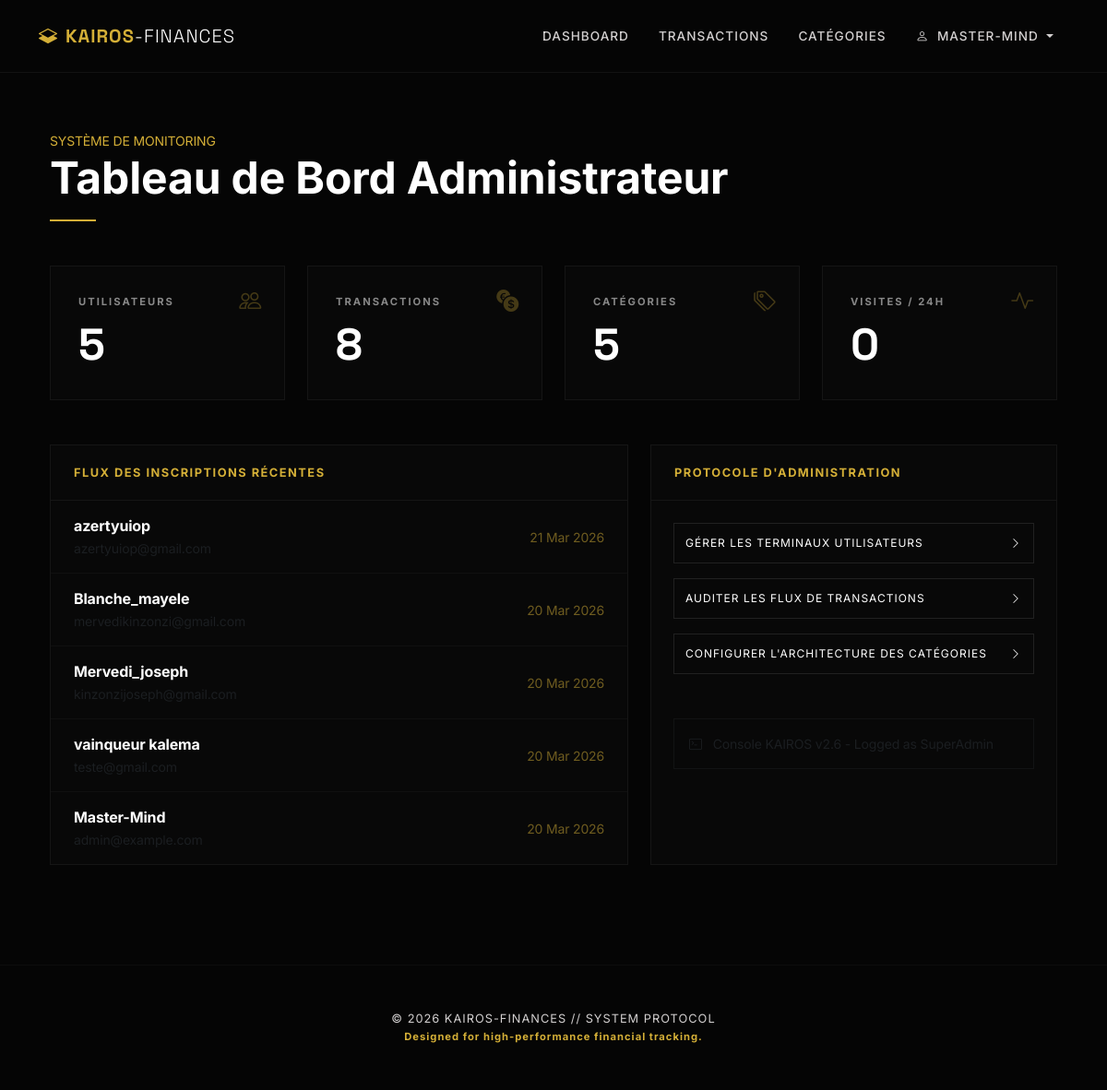
The app's page /admin/dashboard (signed in) with its own data.
### app/models.py (models this page shows, shortened)
class User(UserMixin, db.Model):
    __tablename__ = 'user'
    id = db.Column(db.Integer, primary_key=True)
    username = db.Column(db.String(80), unique=True, nullable=False)
    email = db.Column(db.String(120), unique=True, nullable=False)
    password_hash = db.Column(db.String(128))
    currency = db.Column(db.String(3), nullable=False, default='EUR')
    is_admin = db.Column(db.Boolean, default=False)
    date_created = db.Column(db.DateTime, default=datetime.utcnow)
    transactions = db.relationship('Transaction', backref='user', lazy='dynamic')
    categories = db.relationship('Category', backref='owner', lazy='dynamic')

### app/admin.py (the view)
@bp.route('/dashboard')
@login_required
@admin_required
def dashboard():
    users_count = User.query.count()
    transactions_count = Transaction.query.count()
    categories_count = Category.query.count()
    today = datetime.now().date()
    visitors_today = 0  # À implémenter avec un compteur de visites (optionnel)
    recent_users = User.query.order_by(User.id.desc()).limit(5).all()
    return render_template('admin/dashboard.html',
                           users_count=users_count,
                           transactions_count=transactions_count,
                           categories_count=categories_count,
                           visitors_today=visitors_today,
                           recent_users=recent_users)

### app/admin.py (called while the page is built)
def admin_required(f):
    @wraps(f)
    def decorated_function(*args, **kwargs):
        if not current_user.is_authenticated or not current_user.is_admin:
            flash('Accès réservé aux administrateurs.', 'danger')
            return redirect(url_for('main.index'))
        return f(*args, **kwargs)
    return decorated_function

### app/templates/admin/dashboard.html (shortened to what this page needs)
{% extends 'base.html' %}
{% block content %}
<div class="container dashboard-container">
    <div class="mb-5 animate__animated animate__fadeIn">
        <span class="text-gold small text-uppercase letter-spacing-2">Système de Monitoring</span>
        <h1 class="display-5 text-white fw-bold mb-3">Tableau de Bord Administrateur</h1>
        <div class="gold-divider"></div>
    </div>
    <div class="row g-4 mb-5">
        <div class="col-md-3">
            <div class="stat-card animate__animated animate__fadeInUp">
                <i class="bi bi-people stat-icon"></i>
                <div class="stat-label">Utilisateurs</div>
                <div class="stat-value display-5">{{ users_count }}</div>
            </div>
        </div>
        <div class="col-md-3">
            <div class="stat-card animate__animated animate__fadeInUp" style="animation-delay: 0.1s;">
                <i class="bi bi-currency-exchange stat-icon"></i>
                <div class="stat-label">Transactions</div>
                <div class="stat-value display-5">{{ transactions_count }}</div>
            </div>
        </div>
        <div class="col-md-3">
            <div class="stat-card animate__animated animate__fadeInUp" style="animation-delay: 0.2s;">
                <i class="bi bi-tags stat-icon"></i>
                <div class="stat-label">Catégories</div>
                <div class="stat-value display-5">{{ categories_count }}</div>
            </div>
        </div>
        <div class="col-md-3">
            <div class="stat-card animate__animated animate__fadeInUp" style="animation-delay: 0.3s;">
                <i class="bi bi-activity stat-icon"></i>
                <div class="stat-label">Visites / 24h</div>
                <div class="stat-value display-5">{{ visitors_today }}</div>
            </div>
        </div>
    </div>
    <div class="row g-4">
        <div class="col-md-7">
            <div class="admin-card animate__animated animate__fadeInLeft">
                <div class="admin-card-header">Flux des Inscriptions Récentes</div>
                <div class="card-body p-0">
                    <ul class="list-group list-group-flush">
                        {% for user in recent_users %}
                        <li class="list-group-item d-flex justify-content-between align-items-center">
                            <div>
                                <span class="text-white fw-bold d-block">{{ user.username }}</span>
                                <span class="text-muted small">{{ user.email }}</span>
                            </div>
                            <span class="text-gold opacity-50 small">{{ user.date_created.strftime('%d %b %Y') }}</span>
                        </li>
                        {% endfor %}
                    </ul>
                </div>
            </div>
        </div>
        <div class="col-md-5">
            <div class="admin-card animate__animated animate__fadeInRight">
                <div class="admin-card-header">Protocole d'Administration</div>
                <div class="card-body p-4">
                    <div class="d-flex flex-column gap-3">
                        <a href="{{ url_for('admin.list_users') }}" class="btn btn-quick-action d-flex justify-content-between align-items-center">
                            <span>Gérer les terminaux utilisateurs</span>
                            <i class="bi bi-chevron-right"></i>
                        </a>
                        <a href="{{ url_for('transactions.list_transactions') }}" class="btn btn-quick-action d-flex justify-content-between align-items-center">
                            <span>Auditer les flux de transactions</span>
                            <i class="bi bi-chevron-right"></i>
                        </a>
                        <a href="{{ url_for('transactions.list_categories') }}" class="btn btn-quick-action d-flex justify-content-between align-items-center">
                            <span>Configurer l'architecture des catégories</span>
                            <i class="bi bi-chevron-right"></i>
                        </a>
                    </div>
                    <div class="mt-5 p-3 border border-secondary border-opacity-10">
                        <p class="small text-muted mb-0 italic">
                            <i class="bi bi-terminal me-2"></i>
                            Console KAIROS v2.6 - Logged as SuperAdmin
                        </p>
                    </div>
                </div>
            </div>
        </div>
    </div>
</div>
{% endblock %}

### app/templates/base.html (shortened to what this page needs)
<!DOCTYPE html>
<html lang="fr">
<head>
    <link href="https://cdn.jsdelivr.net/npm/bootstrap@5.3.0/dist/css/bootstrap.min.css" rel="stylesheet">
    <link rel="stylesheet" href="https://cdn.jsdelivr.net/npm/bootstrap-icons@1.11.3/font/bootstrap-icons.min.css">
</head>
<body>
    <nav class="navbar navbar-expand-lg navbar-dark fixed-top">
        <div class="container">
            <a class="navbar-brand" href="{{ url_for('main.index') }}">
                <i class="bi bi-layers-half me-2"></i>KAIROS<span class="fw-light text-white">-FINANCES</span>
            </a>
            <div class="collapse navbar-collapse" id="navbarNav">
                <ul class="navbar-nav ms-auto">
                    {% if current_user.is_authenticated %}
                        <li class="nav-item">
                            <a class="nav-link" href="{{ url_for('main.dashboard') }}">Dashboard</a>
                        </li>
                        <li class="nav-item">
                            <a class="nav-link" href="{{ url_for('transactions.list_transactions') }}">Transactions</a>
                        </li>
                        <li class="nav-item">
                            <a class="nav-link" href="{{ url_for('transactions.list_categories') }}">Catégories</a>
                        </li>
                        <li class="nav-item dropdown">
                            <a class="nav-link dropdown-toggle" href="#" id="profileDrop" role="button" data-bs-toggle="dropdown">
                                <i class="bi bi-person me-1"></i> {{ current_user.username }}
                            </a>
                        </li>
                    {% endif %}
                </ul>
            </div>
        </div>
    </nav>
    <main>
        <div class="container">
            {% block content %}{% endblock %}
        </div>
    </main>
    <footer class="py-5 mt-5">
        <div class="container text-center">
            <p class="mb-0 text-uppercase">&copy; 2026 KAIROS-FINANCES // SYSTEM PROTOCOL</p>
            <small class="text-gold fw-bold">Designed for high-performance financial tracking.</small>
        </div>
    </footer>
</body>
</html>

### app/templates/base.html (style rules this page uses)
:root { --k-black: #050505; --k-dark: #0f0f0f; --k-gold: #D4AF37; --k-gold-dim: rgba(212, 175, 55, 0.15); --k-glass: rgba(15, 15, 15, 0.8); --text-main: #f0f0f0; --text-muted: #d3d0d0; }
body { background-color: var(--k-black); color: var(--text-main); font-family: 'Inter', sans-serif; letter-spacing: -0.01em; }
.navbar { background: var(--k-black) !important; border-bottom: 1px solid rgba(255, 255, 255, 0.05); backdrop-filter: blur(15px); padding: 1.2rem 0; }
.navbar-brand { font-family: 'Space Grotesk', sans-serif; font-weight: 700; letter-spacing: 1px; color: var(--k-gold) !important; text-transform: uppercase; }
.nav-link { font-size: 0.85rem; font-weight: 500; color: var(--text-muted) !important; text-transform: uppercase; letter-spacing: 1px; margin: 0 0.5rem; transition: 0.3s; }
main { min-height: 85vh; padding-top: 100px; }
footer { border-top: 1px solid rgba(255, 255, 255, 0.03); background: var(--k-black) !important; color: var(--text-muted) !important; font-size: 0.8rem; letter-spacing: 1px; }
.text-gold { color: var(--k-gold); }

### app/templates/admin/dashboard.html (style rules this page uses)
.dashboard-container { margin-top: 40px; padding-bottom: 60px; }
.stat-card { background: rgba(255, 255, 255, 0.01); border: 1px solid rgba(255, 255, 255, 0.05); padding: 30px; position: relative; transition: 0.4s; }
.stat-label { color: #888; font-size: 0.7rem; text-transform: uppercase; letter-spacing: 2px; font-weight: 700; }
.stat-value { color: #fff; font-family: 'Space Grotesk', sans-serif; font-weight: 700; margin-top: 10px; }
.stat-icon { position: absolute; top: 20px; right: 25px; font-size: 1.5rem; color: rgba(212, 175, 55, 0.3); }
.admin-card { background: rgba(255, 255, 255, 0.01); border: 1px solid rgba(255, 255, 255, 0.05); height: 100%; }
.admin-card-header { padding: 20px 25px; border-bottom: 1px solid rgba(255, 255, 255, 0.05); color: var(--k-gold); text-transform: uppercase; font-size: 0.8rem; letter-spacing: 1.5px; font-weight: 700; }
.list-group-item { background: transparent !important; border-color: rgba(255, 255, 255, 0.03) !important; color: #ccc; padding: 15px 25px; }
.btn-quick-action { border: 1px solid rgba(255, 255, 255, 0.1); color: #fff; background: transparent; border-radius: 0; padding: 12px; text-transform: uppercase; font-size: 0.75rem; letter-spacing: 1px; transition: 0.3s; text-align: left; }
.gold-divider { width: 50px; height: 2px; background: var(--k-gold); margin-bottom: 25px; }

### records on screen
User: username "MASTER-MIND", username "Master-Mind", email "admin@example.com", date_created "20 Mar 2026"
User: username "azertyuiop", email "azertyuiop@gmail.com", date_created "21 Mar 2026"
User: username "Blanche_mayele", email "mervedikinzonzi@gmail.com", date_created "20 Mar 2026"
User: username "Mervedi_joseph", email "kinzonzijoseph@gmail.com", date_created "20 Mar 2026"
User: username "vainqueur kalema", email "teste@gmail.com", date_created "20 Mar 2026"

### other values on screen
{{ users_count }} "5"
{{ transactions_count }} "8"
{{ categories_count }} "5"
{{ visitors_today }} "0"
